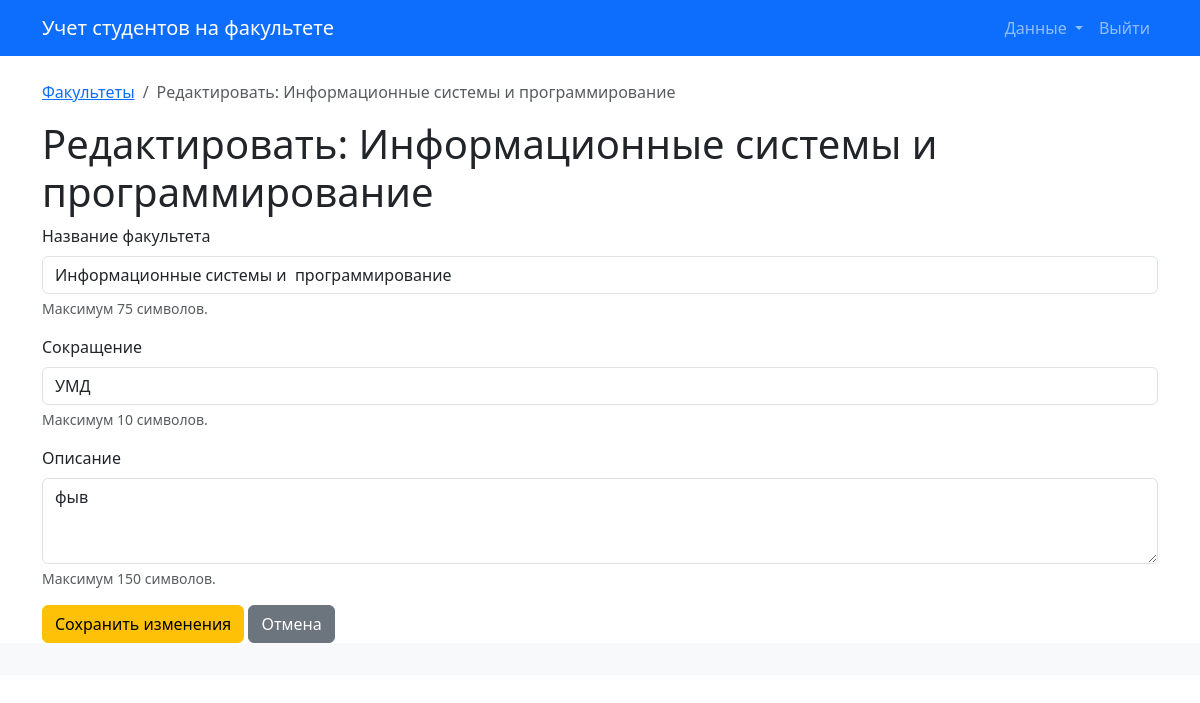
Screenshot of /faculties/1/edit with the database file from the repository.
### app/models.py (models this page shows)
class Faculty(db.Model):
    id = db.Column(db.Integer, primary_key=True)
    name = db.Column(db.String(128), nullable=False)
    short_name = db.Column(db.String(32), nullable=False)
    description = db.Column(db.Text)
    groups = db.relationship('Group', backref='faculty', cascade='all, delete-orphan')

### app/routes/faculties.py (the view, shortened to what this page needs)
@bp.route('/<int:id>/edit', methods=['GET', 'POST'])
def edit_faculty(id):
    faculty_to_edit = Faculty.query.get_or_404(id)
    original_short_name = faculty_to_edit.short_name
    return render_template('faculties/create_edit.html',
                           faculty=faculty_to_edit,
                           form_title=f"Редактировать: {faculty_to_edit.name}",
                           form_action=url_for('.edit_faculty', id=id))

### app/templates/faculties/create_edit.html (shortened to what this page needs)
{% extends "base.html" %}
{% block content %}
    <nav aria-label="breadcrumb">
        <ol class="breadcrumb">
            <li class="breadcrumb-item"><a href="{{ url_for('.list_faculties') }}">Факультеты</a></li>
            <li class="breadcrumb-item active" aria-current="page">{{ form_title }}</li>
        </ol>
    </nav>
    <h1>{{ form_title }}</h1>
    <form method="POST" action="{{ form_action }}" id="facultyForm">
        <div class="mb-3">
            <label for="name" class="form-label">Название факультета</label>
            <input type="text" class="form-control" id="name" name="name" value="{{ faculty.name if faculty else '' }}" maxlength="75" required>
            <div id="nameHelp" class="form-text">Максимум 75 символов.</div>
        </div>
        <div class="mb-3">
            <label for="short_name" class="form-label">Сокращение</label>
            <input type="text" class="form-control" id="short_name" name="short_name" value="{{ faculty.short_name if faculty else '' }}" maxlength="10" required>
            <div id="shortNameHelp" class="form-text">Максимум 10 символов.</div>
        </div>
        <div class="mb-3">
            <label for="description" class="form-label">Описание</label>
            <textarea class="form-control" id="description" name="description" rows="3" maxlength="150">{{ faculty.description if faculty and faculty.description else '' }}</textarea>
            <div id="descriptionHelp" class="form-text">Максимум 150 символов.</div>
        </div>
        {% if faculty and faculty.id %}
            <button type="button" class="btn btn-warning" data-bs-toggle="modal" data-bs-target="#confirmSaveFacultyModal">Сохранить изменения</button>
        {% else %}
            <button type="submit" class="btn btn-primary">Создать факультет</button>
        {% endif %}
        <a href="{{ url_for('.list_faculties') }}" class="btn btn-secondary">Отмена</a>
    </form>
{% endblock %}

### rows the page displays
Faculty: name "Информационные системы и программирование", short_name "УМД", description "фыв"
